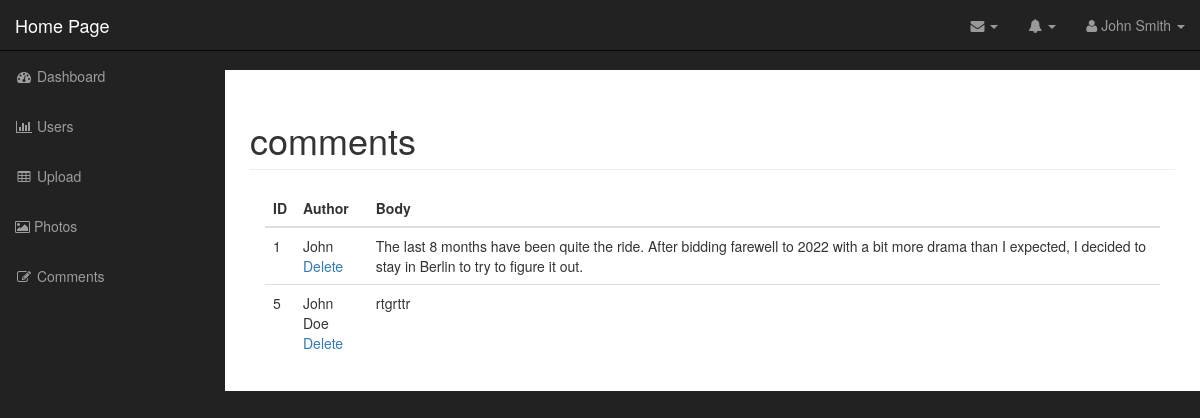
/admin/comments.php (signed in), run on the app's committed database.
### tables this page shows
CREATE TABLE `comments` (
  `id` int(11) NOT NULL,
  `photo_id` int(11) NOT NULL,
  `author` varchar(255) NOT NULL,
  `body` text NOT NULL
);

### admin/includes/database.php (called while the page is built, shortened)
<?php
class Database
{
    public $connection;
    public function open_db_connection()
    {
        $this->connection = new mysqli(DB_Host, DB_USER, DB_PASS, DB_NAME);
    }
    public function query($sql)
    {
        $result = $this->connection->query($sql);
        return $result;
    }
}
$database = new Database();

### admin/includes/db_object.php (called while the page is built, shortened)
<?php
class Db_object
{
    public static function find_all()
    {
        return static::find_by_query("SELECT * FROM " . static::$db_table . " ");
    }
    public static function find_by_query($sql)
    {
        global $database;
        $result_set = $database->query($sql);
        $the_object_array = array();
        while ($row = mysqli_fetch_array($result_set)) {
            $the_object_array[] = static::instantation($row);
        }
        return $the_object_array;
    }
    public static function instantation($the_record)
    {
        $the_object = new $calling_class;
        foreach ($the_record as $the_attribute => $value) {
            if ($the_object->has_the_attribute($the_attribute)) {
                $the_object->$the_attribute = $value;
            }
        }
        return $the_object;
    }
    private function has_the_attribute($the_attribute)
    {
        $object_properties =  get_object_vars($this);
        return array_key_exists($the_attribute, $object_properties);
    }
}

### admin/comments.php (the view, shortened to what this page needs)
<?php
include("includes/header.php");
$comments = Comment::find_all();
?>
<nav class="navbar navbar-inverse navbar-fixed-top" role="navigation">
    <?php include("includes/top_nav.php") ?>
    <?php include("includes/side_nav.php") ?>
</nav>
<div id="page-wrapper">
    <div class="container-fluid">
        <div class="row">
            <div class="col-lg-12">
                <h1 class="page-header">
                    comments
                </h1>
                <div class="col-md-12">
                    <table class="table table-hover">
                        <thead>
                            <tr>
                                <th>ID</th>
                                <th>Author</th>
                                <th>Body</th>
                            </tr>
                        </thead>
                        <tbody>
                            <?php foreach ($comments as $comment) : ?>
                                <tr>
                                    <td><?php echo $comment->id; ?></td>
                                    <td><?php echo $comment->author; ?>
                                        <div class="action_links">
                                            <a href="delete_comment.php?id=<?php echo $comment->id; ?>">Delete</a>
                                        </div>
                                    </td>
                                    <td><?php echo $comment->body; ?></td>
                                </tr>
                            <?php endforeach; ?>
                        </tbody>
                    </table>
                </div>
            </div>
        </div>
    </div>
</div>
<?php include("includes/footer.php"); ?>

### admin/css/sb-admin.css (style rules this page uses)
body { margin-top: 100px; background-color: #222; }
@media (min-width:768px) { body { margin-top: 50px; } }
#page-wrapper { width: 100%; padding: 0; background-color: #fff; }
@media (min-width:768px) { #page-wrapper { padding: 10px; } }

### data on the page
comments: id "1", author "John", body "The last 8 months have been quite the ride. After bidding farewell to 2022 with a bit more drama than I expected, I decided to stay in Berlin to try to figure it out."
comments: id "5", author "John Doe", body "rtgrttr"
